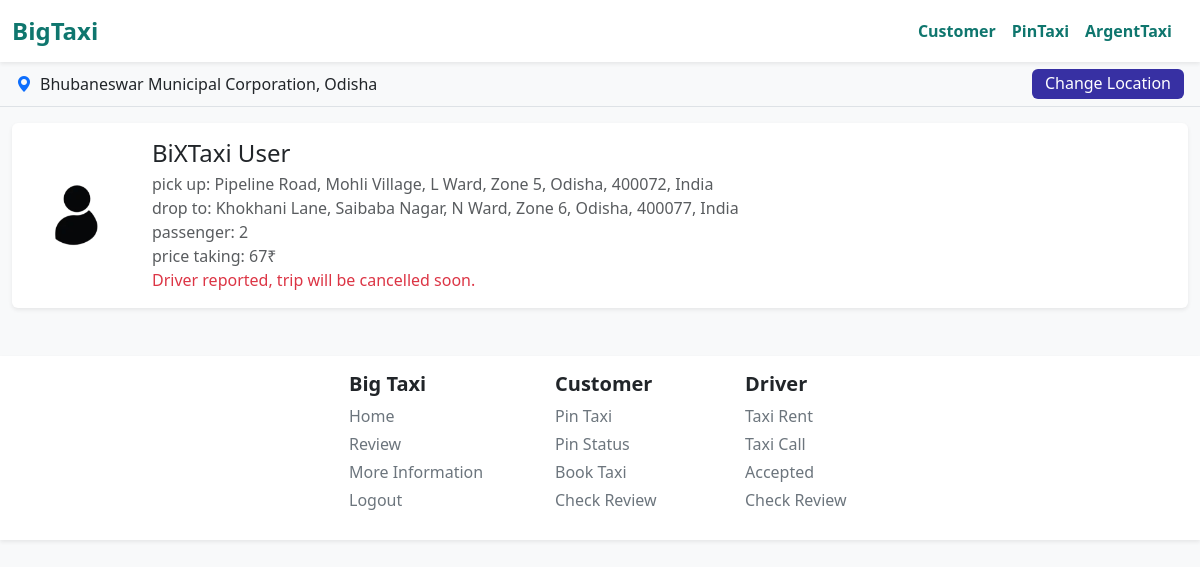
The app's page /home/home/ (signed in), older data.
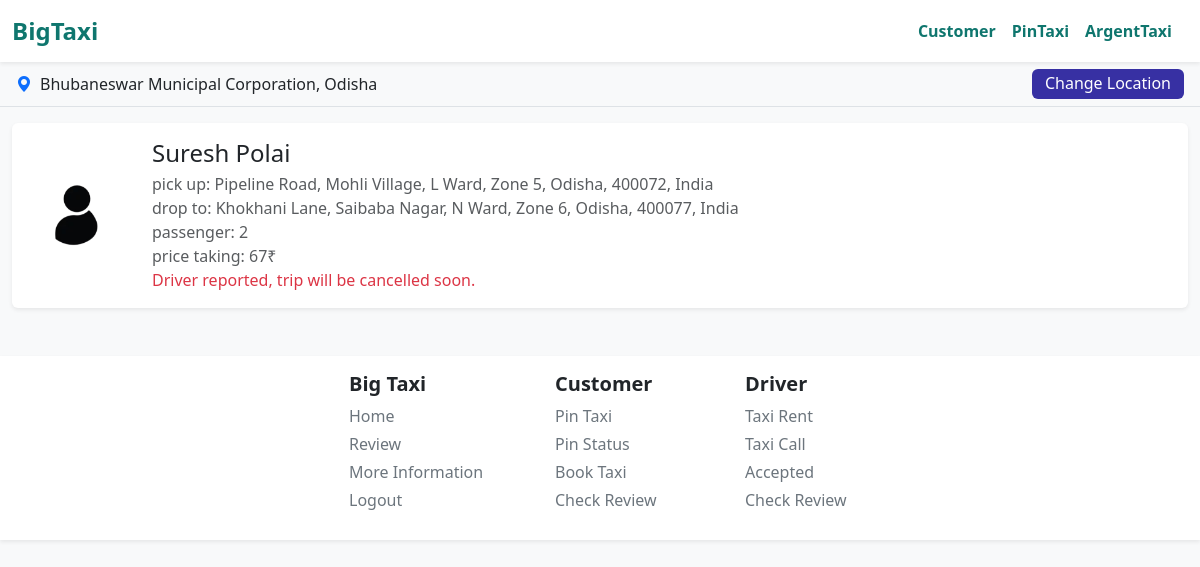
The same page, newer data.
### taxi_app/models.py (models this page shows, shortened)
class PinTaxiAvailable(models.Model):
    taxiAvaId = models.CharField(max_length=50)
    taxiCity = models.CharField(max_length=500)
    customerId = models.ForeignKey(usersDataModel, on_delete=models.CASCADE)
    currentLocation = models.CharField(max_length=2000)
    toLocation = models.CharField(max_length=2000, default='No Area Found!')
    taxiPassenger = models.IntegerField(default=1)
    pincode = models.CharField(max_length=20, default=' ')
    couponCodeWas = models.CharField(max_length=100, default='Customer Not Have Coupon')
    taxiDate = models.DateField(auto_now_add=True)
    taxiTime = models.TimeField(auto_now_add=True)
    taxiDateAndTimeByUser = models.CharField(max_length=100, default='none')
    priceOfTravel = models.IntegerField(default=100)
    driverCode = models.CharField(max_length=100, default='DRIVERCODE')

### Users/models.py (models this page shows, shortened)
class usersDataModel(models.Model):
    UserG = [
        ('Male', 'Male'),
        ('Female', 'Female'),
        ('Other', 'Other'),
        ('Not Check', 'Not Check'),
    ]
    UserC = [
        ('Developer', 'Developer'),
        ('Customer', 'Customer'),
        ('Driver', 'Driver'),
    ]
    ULink = models.ForeignKey(User, on_delete=models.CASCADE)
    UserCode = models.CharField(max_length=100, default='BIGTAXICODE1006463')
    UserCategory = models.CharField(choices=UserC, default='Customer')
    UserMobileNo = models.CharField(max_length=11)
    UserGender = models.CharField(max_length=100, default='Not Check')
    UserAge = models.CharField(max_length=3, default='')
    UserState = models.CharField(max_length=100, default='')
    UserCity = models.CharField(max_length=100, default='')
    UserPincode = models.CharField(max_length=20, default='')
    UserAddress = models.CharField(max_length=200, default='')
    UserPass = models.CharField(max_length=1000, default='password')
    CouponCode = models.CharField(max_length=50, null=True, blank=True)
    UProfileImage = models.ImageField(upload_to='profile/main/', default='profile/default/default.png')
    UProfileName = models.CharField(max_length=1000, default='BiXTaxi User')
    description = models.CharField(max_length=5000, default='No Description!')
    totalTripCount = models.IntegerField(default=0)
    dangerTripCount = models.IntegerField(default=0)

### taxi_app/views.py (the view, shortened to what this page needs)
# urls.py: path('home/', views.HomePageForTaxiAppViewFunction, name='home'),
def HomePageForTaxiAppViewFunction(request):
    DataOfPinTaxiLst = []; newLstOfDPTL = []; showError = []
    if request.user.is_authenticated:
        dataFromNavBar = navbar(request)
        city = dataFromNavBar.get("userModelDataCityis"); state = dataFromNavBar.get("userModelDataStateis"); userCategory = dataFromNavBar.get('userCategoryis'); userBarCode = dataFromNavBar.get('userBarCodeAccessis')
        SNDP_ObjectLst = SaveNotificaionDeletePin.objects.all()
        for DataInSNDP in SNDP_ObjectLst:
            if userBarCode == DataInSNDP.userCode:
                messages.success(request, f"{DataInSNDP.text}")
                DataInSNDP.delete()
    else: city = request.session.get('userDataCityis', 'defaultCity'); state = request.session.get('userDataStateis', 'defaultState')
    DataOfPinTaxiLst = PinTaxiAvailable.objects.filter(taxiCity=city)
    if not DataOfPinTaxiLst: DataOfPinTaxiLst = PinTaxiAvailable.objects.filter(currentLocation__icontains=state)
    if DataOfPinTaxiLst:
        showError = [1 if ReportDriverInPinTaxi.objects.filter(pinBarCode=PinTaxiAvailable.objects.get(taxiAvaId=i.taxiAvaId)).last() else 0 for i in DataOfPinTaxiLst]
        newLstOfDPTL = [(i.customerId.UProfileImage, i.customerId.UProfileName or 'BigTaxi Customer') for i in DataOfPinTaxiLst] if DataOfPinTaxiLst else []
    newDataOfBoth = zip(DataOfPinTaxiLst, newLstOfDPTL, showError)
    context = { 'DataOfPinTaxiLst': newDataOfBoth, 'city' : city.title(), 'state' : state.title() }
    return render(request, 'main/home.html', context)

### templates/main/home.html (shortened to what this page needs)
{% extends 'base.html' %} {% load static %} {% block body %}
<form method="POST" action="" class="w-100">
  <div
    class="bg-light border-bottom d-flex justify-content-between align-items-center px-3 py-2"
    style="height: 45px"
  >
    <div class="d-flex align-items-center mt-1 mb-1">
      <i class="bi bi-geo-alt-fill text-primary me-2"></i>
      <span id="current-location-text" class="fw-medium">{{ city }}, {{ state }}</span>
    </div>
    <div class="d-flex align-items-center gap-2 mt-1 mb-1">
      {% if user.is_authenticated %}
        <button type="button" class="btn buttonLocation height-to-button-location" id="change-location-btn">
          <span class="text-inside-location-button">
            Change Location
          </span>
        </button>
      {% else %}
        <a href="{% url 'taxi_app:lan' %}" class="btn btn-danger height-to-button-location">
          <span class="text-inside-location-button">
            Change Location
          </span>
        </a>
      {% endif %}
    </div>
  </div>
</form>
{% if DataOfPinTaxiLst %}
  {% for DPT, SEC, THRD in DataOfPinTaxiLst %}
  <div class="container-xxl my-3">
    <div
      class="bg-white shadow-sm rounded p-3 d-flex align-items-center flex-wrap flex-md-nowrap"
    >
      <div class="me-4 mb-3 mb-md-0">
        <img
          src="/media/{{ SEC.0 }}"
          alt="User Profile"
          class="rounded-circle"
          style="width: 100px; height: 100px; object-fit: cover"
        />
      </div>
      <div class="me-auto">
        <h4 class="mb-1">{{ SEC.1 }}</h4>
        <p class="text-muted mb-0">pick up: {{ DPT.currentLocation|truncatewords:16 }}</p>
        <p class="text-muted mb-0">drop to: {{ DPT.toLocation|truncatewords:16 }}</p>
        <p class="text-muted mb-0">passenger: {{ DPT.taxiPassenger }}</p>
        {% if userCategoryis == 'Driver' %}
          <p class="text-muted mb-0">date & time: {{ DPT.taxiDateAndTimeByUser }}</p>
        {% else %}
          <p class="text-muted mb-0">price taking: {{ DPT.priceOfTravel }}₹</p>
        {% endif %}
        {% if THRD %}
          <p class="text-danger mb-0">Driver reported, trip will be cancelled soon.</p>
        {% endif %}
      </div>
    </div>
  </div>
  {% endfor %}
{% else %}
<div class="container mt-5">
  <div class="alert text-center" id="else-block-driver">
    There No Pin Taxi Available for This Location : {{ city }}, {{ state }}
  </div>
</div>
{% endif %}
{% endblock %}

Row changes from the older to the newer data that the page shows:
changed through a linked row, PinTaxiAvailable "Pipeline Road, Mohli Village, L Ward, Zone 5, Odisha, 400072, India": UProfileName "BiXTaxi User" → "Suresh Polai"
